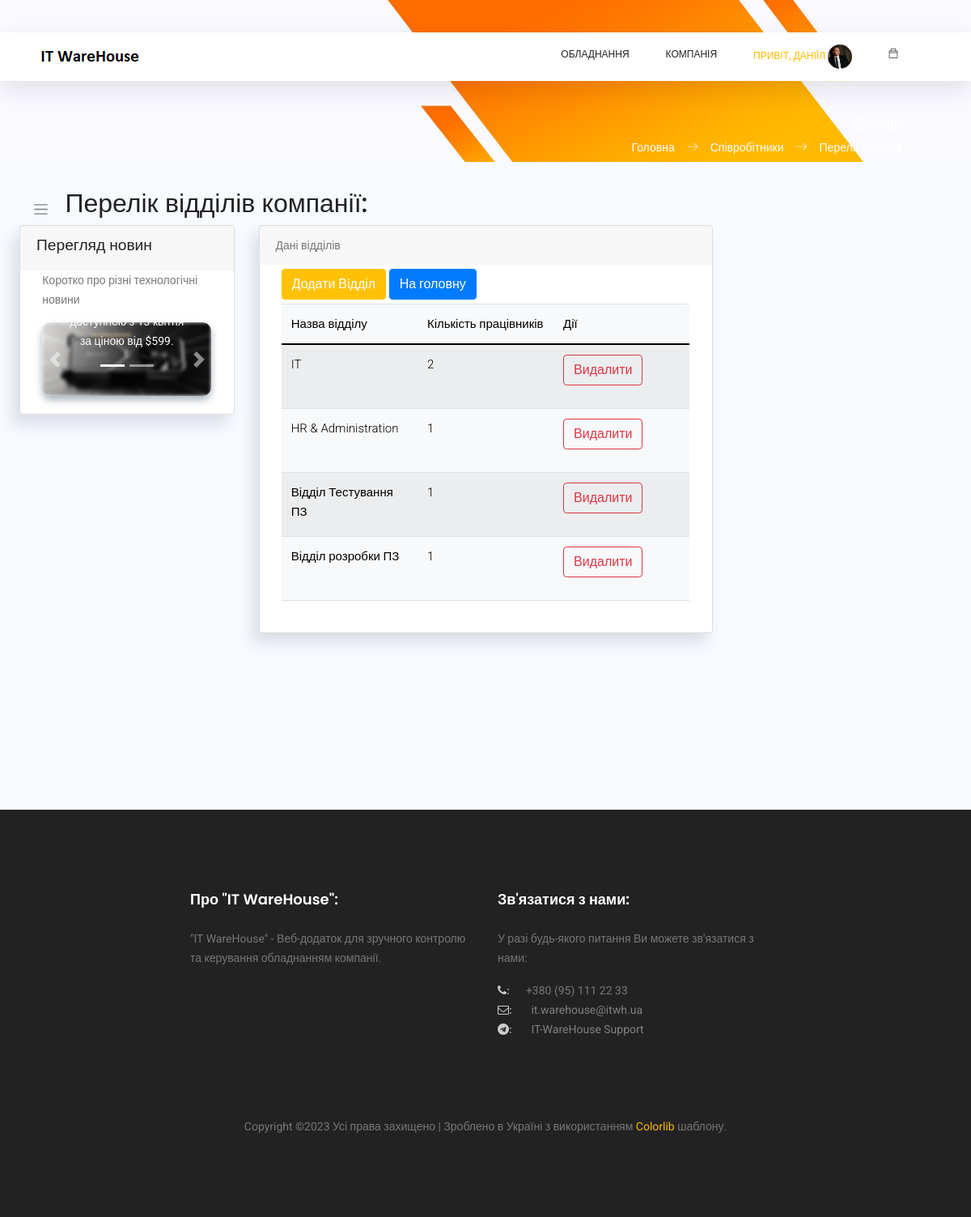
The page /employees/departments (signed in) on the database its author committed.
### users/models.py (models this page shows, shortened)
class NewUser(AbstractBaseUser, PermissionsMixin):
    email = models.EmailField(_('email address'), unique=True)
    user_name = models.CharField(max_length=150, unique=True)
    start_date = models.DateTimeField(default=timezone.now)
    is_staff = models.BooleanField(default=False)
    is_active = models.BooleanField(default=False)
    is_employee = models.BooleanField(default=False)
    objects = CustomAccountManager()
    USERNAME_FIELD = 'email'
    REQUIRED_FIELDS = ['user_name']

### employees/models.py (models this page shows, shortened)
class Employees(models.Model):
    first_name = models.CharField(max_length=50, default='', verbose_name="Ім'я *")
    last_name = models.CharField(max_length=50, default='', verbose_name='Прізвище *')
    email = models.EmailField(max_length=75, unique=True, null=True, verbose_name='Електрона пошта *')
    eid = models.CharField(max_length=8, unique=True, null=True, verbose_name='Внутрішній номер *')
    department = models.ForeignKey(Departments, null=True, on_delete=models.SET_NULL, verbose_name='Назва відділу *')
    title = models.CharField(max_length=50, null=True, default='', verbose_name='Посада *')
    user_id = models.ForeignKey(NewUser, null=True, on_delete=models.SET_NULL, verbose_name='ID Користувача *')
    location = models.ForeignKey(Cities, null=True, on_delete=models.SET_NULL, blank=True, verbose_name='Назва міста')
    mobilephone = models.CharField(max_length=20, null=True, default='', blank=True, verbose_name='Мобільний телефон')
    status = models.ForeignKey(UserStatus, null=True, on_delete=models.SET_NULL, blank=True,
                               verbose_name='Форма роботи')
    photo = models.FileField(upload_to='photos/', null=True, default='photos/default_user.jpg', blank=True,
                             verbose_name='Фото')
    comments = models.TextField(max_length=300, null=True, default='', blank=True, verbose_name='Коментарі')

class Departments(models.Model):
    department = models.CharField(max_length=100, unique=True, verbose_name='Назва відділу')

### employees/views.py (the view)
# urls.py: path('departments', dep_list, name='department-list'),
@login_required
def dep_list(request):
    context = {
        'page_title': 'Відділи',
        'app_name': 'Співробітники',
        'page_name': 'Перелік відділів'
    }
    user_admin = 0
    if request.user.groups.filter(name='Admins').exists():
        user_admin = 1
    if Employees.objects.filter(user_id=request.user.id).exists():
        employee_data = Employees.objects.get(user_id=request.user.id)
    else:
        employee_data = ''
    deps_list = None
    if len(Departments.objects.all()) > 0:
        all_departments = Departments.objects.all()
        deps_list = []
        for dep_data in all_departments:
            try:
                Employees.objects.filter(department=dep_data.id)
            except:
                emp_count = 0
            else:
                emp_count = len(Employees.objects.filter(department=dep_data.id))
            our_dep_data = (dep_data, emp_count)
            deps_list.append(our_dep_data)
    context['user_admin'] = user_admin
    context['deps_list'] = deps_list
    context['employee_data'] = employee_data
    return render(request, 'employees/dep_list.html', context=context)

### templates/employees/dep_list.html (shortened to what this page needs)
{% extends '_layouts/base.html' %}
{% load static %}
{% block content %}
<div id="main" style="margin-left: 0; min-height: 800px;">
    <div class="main-content container-fluid">
        <div class="page-title">
            <nav class="navbar navbar-header navbar-expand navbar-light headli-1">
                <a class="sidebar-toggler" href="#"><span class="navbar-toggler-icon"></span></a>
            </nav>
            <h3 class="headli-1">Перелік відділів компанії:</h3>
        </div>
        <section class="section">
            <div class="row mb-4">
                <div class="col-md-3">
                    <div class="card" >
                        <div class="card-header" >
                            <h4>Перегляд новин</h4>
                        </div>
                        <div class="card-body" >
                            <div class="row" >
                                <div class="col-md-12" >
                                    <p>Коротко про різні технологічні новини</p>
                                    <div id="carouselExampleCaptions" class="carousel slide" data-ride="carousel" >
                                        <ol class="carousel-indicators">
                                            <li data-bs-target="#carouselExampleCaptions" data-slide-to="0" class="active"></li>
                                            <li data-bs-target="#carouselExampleCaptions" data-slide-to="1"></li>
                                        </ol>
                                        <div class="carousel-inner" >
                                            <div class="carousel-item active" >
                                                <img src="{% static 'static_f_2/images/cpsamples/newsphoto1.jpg' %}" class="d-block w-100 main-img-n" alt="...">
                                                <div class="carousel-caption d-none d-md-block" >
                                                    <p>Відеокарта буде доступною з 13 квітня за ціною від $599.</p>
                                                </div>
                                            </div>
                                        </div>
                                        <a class="carousel-control-prev" href="#carouselExampleCaptions" role="button" data-slide="prev">
                                            <span class="carousel-control-prev-icon" aria-hidden="true"></span>
                                        </a>
                                        <a class="carousel-control-next" href="#carouselExampleCaptions" role="button" data-slide="next">
                                            <span class="carousel-control-next-icon" aria-hidden="true"></span>
                                        </a>
                                    </div>
                                </div>
                            </div>
                        </div>
                    </div>
                </div>
                <div class="col-md-6">
                    <div class="card">
                        <div class="card-header">
                            Дані відділів
                        </div>
                        <div class="card-body">
                            <div class="dataTable-wrapper dataTable-loading no-footer sortable searchable fixed-columns" >
                                <div class="dataTable-top">
                                    <div style="display: block; gap: 10px; margin: 5px 0;">
                                        <a href="/employees/dep_create" class="btn btn-warning my-btn">Додати Відділ</a>
                                        <a href="/main/main_page" class="btn btn-primary my-btn">На головну</a>
                                    </div>
                                </div>
                                <div class="dataTable-container capitalizer" >
                                    {% if deps_list %}
                                    <table class="table table-striped table-light dataTable-table" id="table1"       >
                                        <thead>
                                        <tr>
                                            <th data-sortable="" style="width: 30%;">
                                                <li href="#" class="dataTable-sorter colorizer">Назва відділу</li>
                                            </th>
                                            <th data-sortable="" style="width: 30%;">
                                                <li href="#" class="dataTable-sorter colorizer">Кількість працівників</li>
                                            </th>
                                            <th data-sortable="" style="width: 30%;">
                                                <li href="#" class="dataTable-sorter colorizer">Дії</li>
                                            </th>
                                        </tr>
                                        </thead>
                                        <tbody>
                                        {% for dep_info, emp_count in deps_list %}
                                        <tr>
                                            <td class="colorizer" style="font-weight: 300;">{{ dep_info.department }}</td>
                                            <td class="colorizer" style="font-weight: 300;">{{ emp_count}}</td>
                                            <td>
                                                <div class="btn-group mb-3" role="group" aria-label="Basic example">
                                                    <a class="btn btn-outline-danger" href="/employees/dep_delete/{{ dep_info.id }}">
                                                        Видалити
                                                    </a>
                                                </div>
                                            </td>
                                        </tr>
                                        {% endfor %}
                                        </tbody>
                                    </table>
                                    {% endif %}
                                </div>
                            </div>
                        </div>
                    </div>
                </div>
            </div>
        </section>
        </div>
    </div>
{% endblock content %}

### templates/_layouts/header.html (shortened to what this page needs)
{% load static %}
<header class="header_area sticky-header">
	<div class="main_menu">
			<nav class="navbar navbar-expand-lg navbar-light main_box">
				<div class="container">
					<a class="navbar-brand logo_h" href="/">
						<img src="{% static 'static_f_1/img/logo.png' %}" alt="IT WareHouse Project Logo">
					</a>
					<div class="collapse navbar-collapse offset" id="navbarSupportedContent">
						<ul class="nav navbar-nav menu_nav ml-auto">
							{% if not user.is_authenticated %}
								<li class="nav-item"><a class="nav-link" href="/">Вхід до Системи</a></li>
							{% else %}
								<li class="nav-item submenu dropdown">
									<a href="#" class="nav-link dropdown-toggle" data-toggle="dropdown"
									   role="button" aria-haspopup="true" aria-expanded="false">Обладнання</a>
								</li>
								<li class="nav-item submenu dropdown">
									<a href="#" class="nav-link dropdown-toggle" data-toggle="dropdown" role="button"
									   aria-haspopup="true" aria-expanded="false">Компанія</a>
								</li>
								<li class="nav-item submenu dropdown active">
									<a href="#" class="nav-link dropdown-toggle" data-toggle="dropdown" role="button"
									   aria-haspopup="true" aria-expanded="false">
										<span>Привіт, {{ user.user_name }}</span>
										{% if employee_data.photo %}
										<span><span><img width="30px" height="30px" class="profile-img"
														 src="/media/{{ employee_data.photo }}" alt=""></span>
										</span>
										{% else %}
										<span><span><img width="30px" height="30px" class="profile-img"
													 src="/media/photos/default_user.jpg" alt=""></span>
										</span>
										{% endif %}
										</a>
								</li>
								<li class="nav-item submenu dropdown">
									<a href="#" class="nav-link dropdown-toggle">
										<span class="ti-bag"></span>
									</a>
								</li>
							{% endif %}
						</ul>
					</div>
				</div>
			</nav>
	</div>
</header>

### static/static_f_2/css/app.css (style rules this page uses)
#main { margin-left:260px;background-color:#f7faff;min-height:100vh;transition:margin-left .6s ease-out }
#main .main-content { padding:2rem 1.5rem }
#main .main-content .page-title h3 { font-size:2rem }
a { text-decoration:none }
a,button { outline:0 }
@media screen and (max-width:1200px) { #main { margin-left:0 } }
.btn.btn-danger,.btn.btn-dark,.btn.btn-info,.btn.btn-light,.btn.btn-link,.btn.btn-primary,.btn.btn-secondary,.btn.btn-success,.btn.btn-warning { color:#fff }
.btn-group>.btn { border-radius:.267rem }
.carousel-inner { border-radius:.7rem;box-shadow:0 5px 10px #adb5bd }
.dropdown-toggle:after { color:#fff }
.card { box-shadow:-8px 12px 18px 0 rgba(25,42,70,.13);margin-bottom:2.2rem }
.card .card-header { border:none }
.card .card-header h4 { font-size:1.2rem }
.card .card-header~.card-body { padding-top:0 }
.card .card-body { padding:1.4rem 1.7rem }
.dataTable-table td,.dataTable-table thead th,.table td,.table thead th { vertical-align:middle }
.dataTable-table thead th,.table thead th { border-bottom:2px solid #475f7b }
.dataTable-container { overflow-x:auto }

### templates/_layouts/header.html (style rules this page uses)
.header_area .navbar .nav .nav-item .nav-link { padding: 1px 0; }
.profile-img { object-fit: cover; border-radius: 15px; }

### rows shown on the page
NewUser: user_name "ДАНІЇЛ"
Employees: photo (picture)
Departments: department "IT", emp_count "2"
Departments: department "HR & Administration", emp_count "1"
Departments: department "Відділ Тестування ПЗ", emp_count "1"
Departments: department "Відділ розробки ПЗ", emp_count "1"

### other values the page prints
{{ app_name }} "Співробітники"
{{ page_name }} "Перелік відділів"
